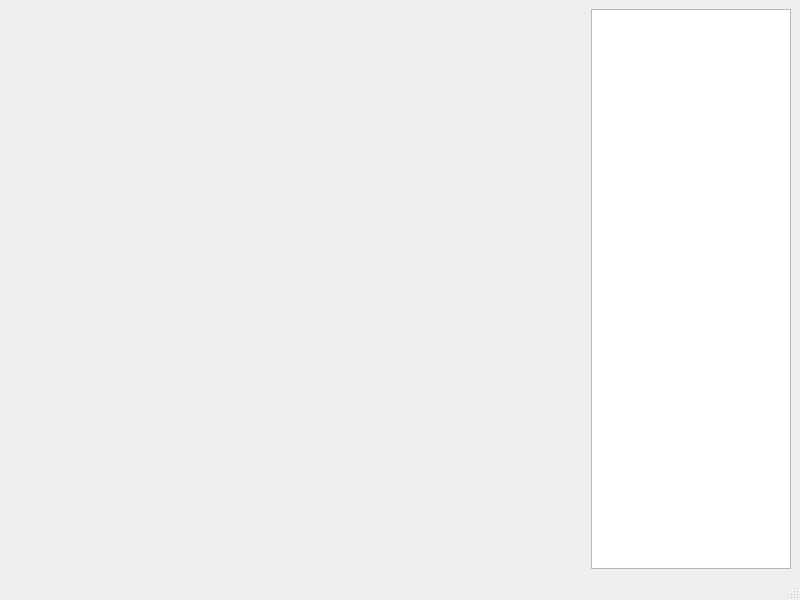
<?xml version="1.0" encoding="UTF-8"?>
<ui version="4.0">
 <class>MainWindow</class>
 <widget class="QMainWindow" name="MainWindow">
  <property name="geometry">
   <rect>
    <x>0</x>
    <y>0</y>
    <width>800</width>
    <height>600</height>
   </rect>
  </property>
  <property name="windowTitle">
   <string>MainWindow</string>
  </property>
  <widget class="QWidget" name="centralwidget">
   <layout class="QGridLayout" name="gridLayout">
    <item row="0" column="0">
     <widget class="QWidget" name="mplwindow" native="true">
      <property name="sizePolicy">
       <sizepolicy hsizetype="Expanding" vsizetype="Preferred">
        <horstretch>0</horstretch>
        <verstretch>0</verstretch>
       </sizepolicy>
      </property>
      <layout class="QVBoxLayout" name="mplvl"/>
     </widget>
    </item>
    <item row="0" column="1">
     <widget class="QListView" name="mplfigs">
      <property name="sizePolicy">
       <sizepolicy hsizetype="Maximum" vsizetype="Expanding">
        <horstretch>0</horstretch>
        <verstretch>0</verstretch>
       </sizepolicy>
      </property>
      <property name="maximumSize">
       <size>
        <width>200</width>
        <height>16777215</height>
       </size>
      </property>
     </widget>
    </item>
   </layout>
  </widget>
  <widget class="QMenuBar" name="menubar">
   <property name="geometry">
    <rect>
     <x>0</x>
     <y>0</y>
     <width>800</width>
     <height>25</height>
    </rect>
   </property>
  </widget>
  <widget class="QStatusBar" name="statusbar"/>
 </widget>
 <resources/>
 <connections/>
</ui>
